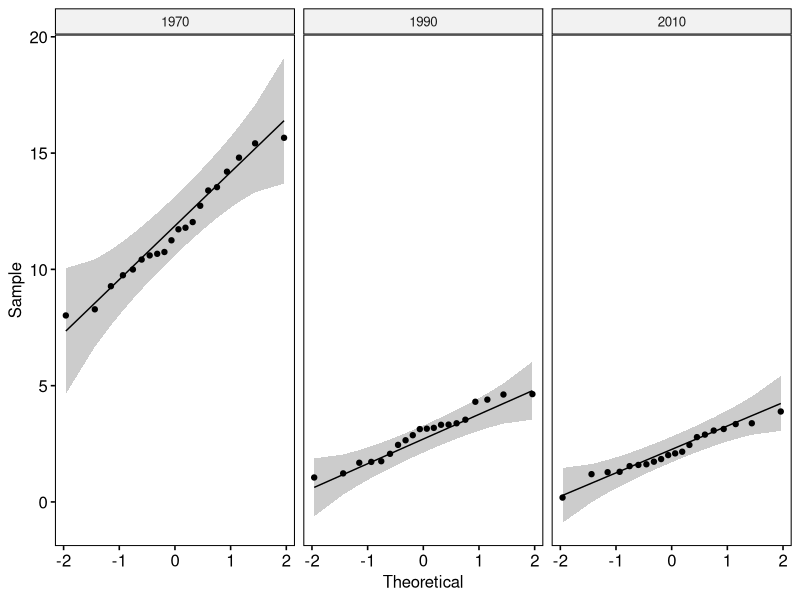
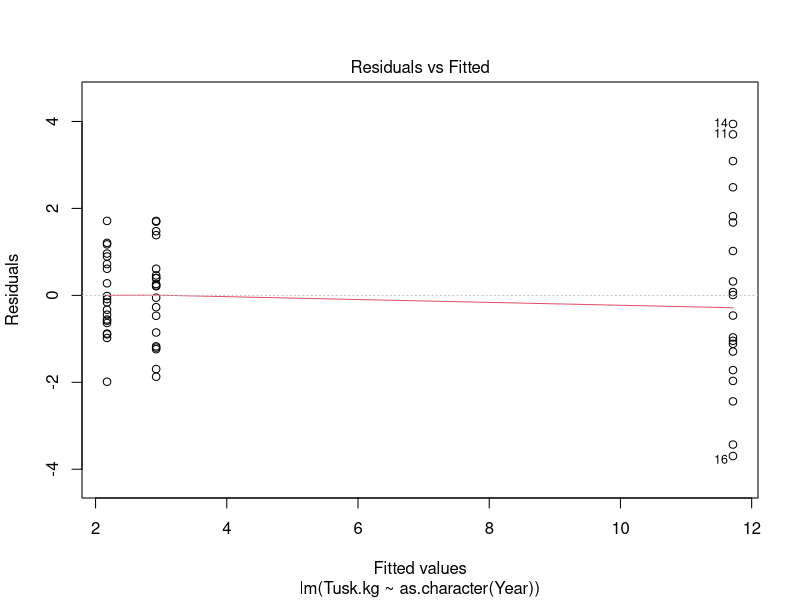
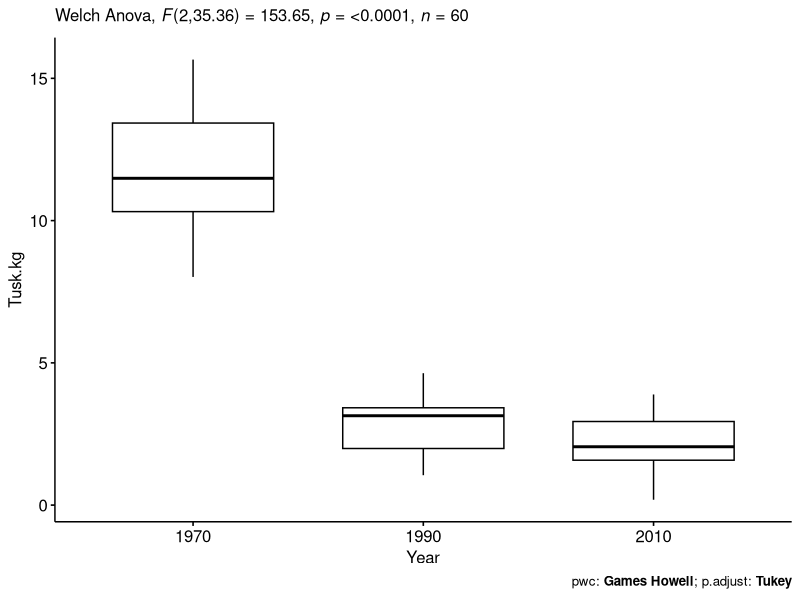
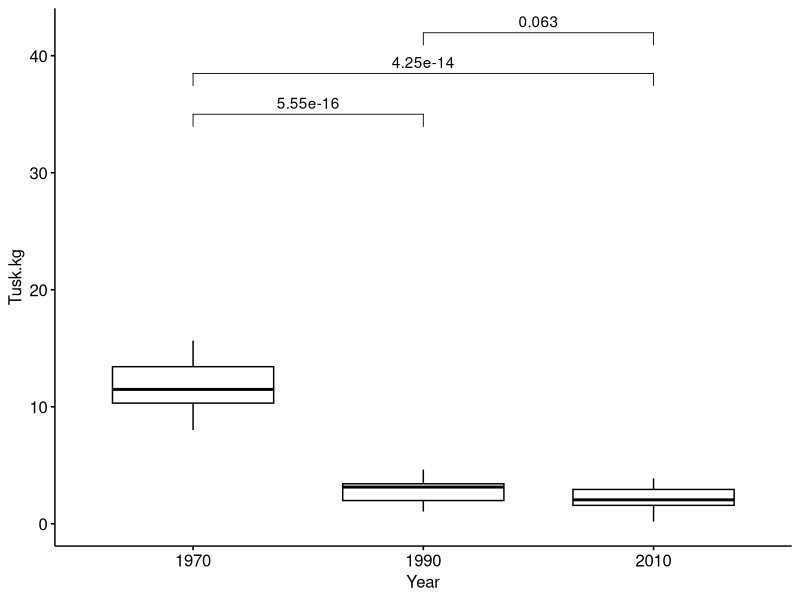

These figures' R source, in order:
## ---- chunk 1
knitr::opts_chunk$set(echo = F)
## ---- chunk 2
#load package
library(dplyr)
library(rstatix)
library(ggplot2)
library(ggpubr)
library(ggsignif)

#load data
tusk <- read.csv("TuskData.csv")
## ---- chunk 3
#identify outliers
tusk %>%
  group_by(Year) %>%
  identify_outliers(Tusk.kg)

#check for normality

tusk %>% 
  group_by(Year) %>%
  summarise(length_Tusk_kg = length(Tusk.kg))

# only 20 for each year, do Shapiro-Wilk

tusk_normal <- tusk %>%
  group_by(Year) %>%
  shapiro_test(Tusk.kg)
tusk_normal

## homogeneity of variance
tusk_var <- tusk %>% levene_test(Tusk.kg~as.character(Year))
tusk_var

## ---- chunk 4
#plotting QQplot of data to be sure
ggqqplot(tusk, "Tusk.kg", facet.by = "Year")
## ---- chunk 5
#plotting variance plot to be sure
model  <- lm(Tusk.kg~as.character(Year), data = tusk)
plot(model, 1)
## ---- chunk 6
tusk.aov <- tusk %>% welch_anova_test(Tusk.kg~Year)
tusk.aov
## ---- chunk 7
tusk.gh <- tusk %>% games_howell_test(Tusk.kg~Year)
tusk.gh

tusk.gh.test <- tibble::tribble(
  ~group1, ~group2,   ~p.adj,
    "1970",     "1990", 5.55e-16,
    "1970",     "2010", 4.25e-14,
      "1990",     "2010", 6.30e-02
  )
tusk.gh.test
tusk.gh$p.adj[tusk.gh$group2 == 2010 & tusk.gh$group1 == 1970]
## ---- chunk 8
tusk.gh <- tusk.gh %>% add_xy_position(x = "group", step.increase = 1)
tusk$Year = as.factor(tusk$Year)
ggboxplot(tusk, x = "Year", y = "Tusk.kg") +
  stat_pvalue_manual(tusk.gh, hide.ns = T, label =NULL) +
  labs(
    subtitle = get_test_label(tusk.aov, detailed = TRUE),
    caption = get_pwc_label(tusk.gh)
    )

ggboxplot(tusk, x = "Year", y = "Tusk.kg") +
  stat_pvalue_manual(
    tusk.gh.test, 
    y.position = 35, step.increase = 0.1,
    label = "p.adj"
    )

## ---- chunk 9
lab <- c(rep(1:4, each = 4))
antibiotic <- rep(c(1:4), 4)
results <- (c(9.3, 9.4, 9.6, 10, 9.4, 9.3, 9.8, 9.9, 9.2,
9.4, 9.5, 9.7, 9.7, 9.6, 10, 10.2))
dlabs <- data.frame(lab = factor(lab),
antibiotic = factor(antibiotic), results)
